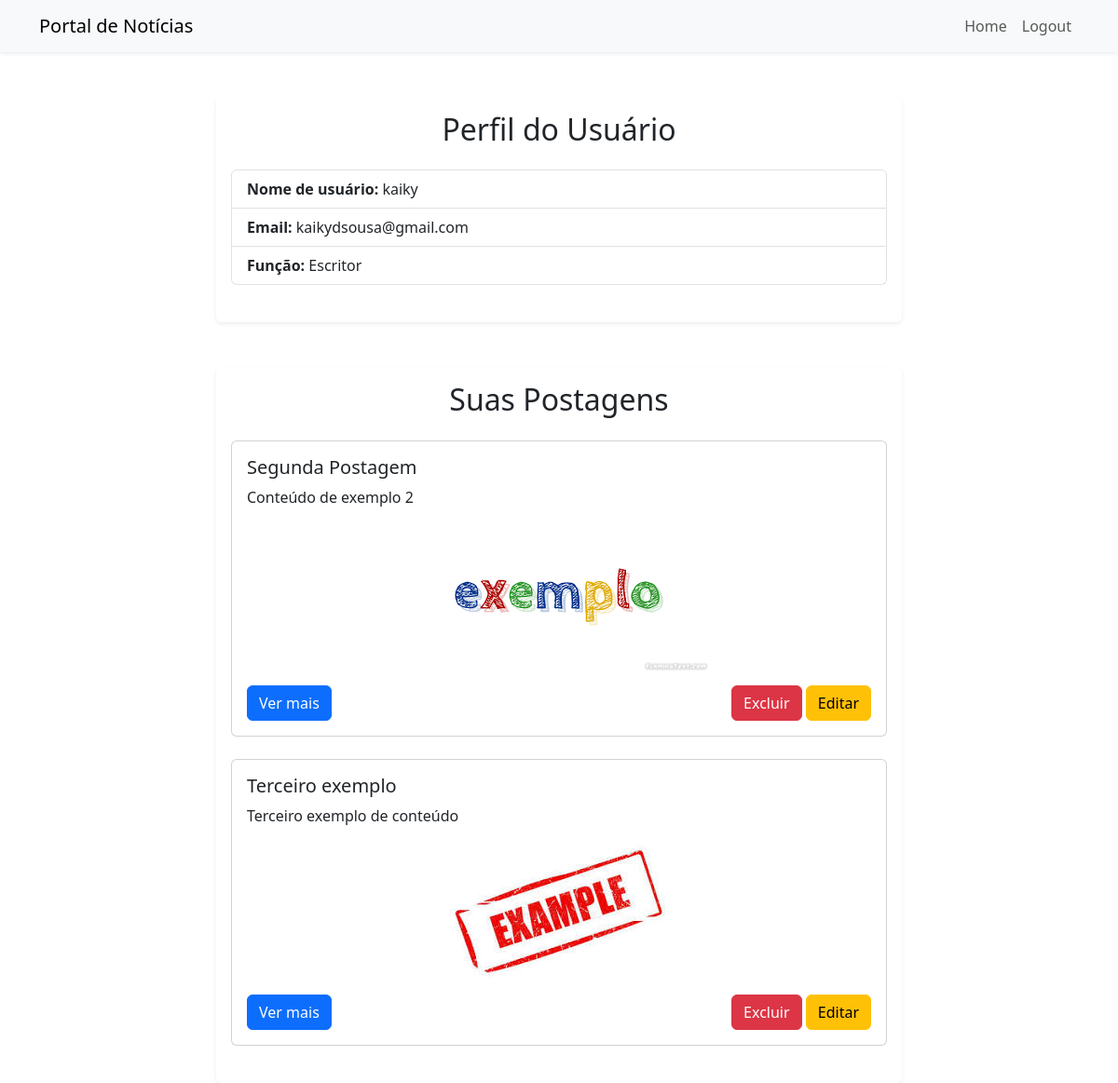
/profile/ (signed in), run on the app's committed database.
### home/models.py (models this page shows, shortened)
class CustomUser(AbstractUser):
    email = models.EmailField(unique=True, blank=False, null=False)
    LEITOR = "Leitor"
    ESCRITOR = "Escritor"
    LEITOR_OU_ESCRITOR = {
        LEITOR: "Leitor",
        ESCRITOR: "Escritor",
    }
    role = models.CharField(
        max_length=10, choices=LEITOR_OU_ESCRITOR.items(), default=LEITOR
    )

### postagem/models.py (models this page shows, shortened)
class Postagem(models.Model):
    tags = models.CharField(max_length=100)
    data = models.DateTimeField(auto_now_add=True)
    titulo = models.CharField(max_length=100)
    conteudo = models.TextField()
    imagem = models.ImageField(upload_to='imagens/%Y/%m/%d', null=True, blank=True )
    autor = models.ForeignKey('home.CustomUser', on_delete=models.CASCADE)
    publicada = models.BooleanField(default=False)

### home/views.py (the view)
# urls.py: path('profile/', profile_view, name='user_profile'),
def profile_view(request):
    posts_usuario = Postagem.objects.filter(autor=request.user)
    return render(request, 'profile.html', {'user':request.user, 'postagem':Postagem.objects.all(),'post_usuario':posts_usuario})

### templates/profile.html (shortened to what this page needs)
<!DOCTYPE html>
<html lang="en">
<head>
    <link href="https://cdn.jsdelivr.net/npm/bootstrap@5.3.0-alpha1/dist/css/bootstrap.min.css" rel="stylesheet">
</head>
<body>
<nav class="navbar navbar-expand-lg navbar-light bg-light shadow-sm">
    <div class="container">
        <a class="navbar-brand" href="#">Portal de Notícias</a>
        <div class="collapse navbar-collapse" id="navbarNav">
            <ul class="navbar-nav ms-auto">
                <li class="nav-item">
                    <a class="nav-link" href="{% url 'home' %}">Home</a>
                </li>
                <li class="nav-item">
                    <a class="nav-link" href="/logout">Logout</a>
                </li>
            </ul>
        </div>
    </div>
</nav>
<div class="container mt-5">
    <div class="row justify-content-center">
        <div class="col-lg-8">
            <div class="card shadow-sm border-0">
                <div class="card-body">
                    <h2 class="card-title text-center mb-4">Perfil do Usuário</h2>
                    <ul class="list-group mb-4">
                        <li class="list-group-item"><strong>Nome de usuário:</strong> {{ user.username }}</li>
                        <li class="list-group-item"><strong>Email:</strong> {{ user.email }}</li>
                        <li class="list-group-item"><strong>Função:</strong> {{ user.role }}</li>
                    </ul>
                </div>
            </div>
        </div>
    </div>
</div>
<div class="container mt-5">
    <div class="row justify-content-center">
        <div class="col-lg-8">
            <div class="card shadow-sm border-0">
                <div class="card-body">
                    <h2 class="card-title text-center mb-4">Suas Postagens</h2>
                    {% for postagem in post_usuario %}
                        <div class="card mb-4">
                            <div class="card-body">
                                <h5 class="card-title">{{ postagem.titulo }}</h5>
                                <p class="card-text">{{ postagem.conteudo }}</p>
                                {% if postagem.imagem %}
                                    <div class="mb-3 text-center">
                                        <img src="{{ postagem.imagem.url }}" alt="Imagem da postagem" class="img-fluid rounded">
                                    </div>
                                {% endif %}
                                <div class="d-flex justify-content-between">
                                    <a href="{% url 'post_detail' postagem.id %}" class="btn btn-primary">Ver mais</a>
                                    <div>
                                        <form action="{% url 'delete_post' postagem.id %}" method="POST" style="display:inline;">
                                            <button type="submit" class="btn btn-danger" onclick="return confirm('Tem certeza que deseja excluir esta postagem?')">Excluir</button>
                                        </form>
                                        <a href="{% url 'edit_post' postagem.id %}" class="btn btn-warning">Editar</a>
                                    </div>
                                </div>
                            </div>
                        </div>
                    {% endfor %}
                </div>
            </div>
        </div>
    </div>
</div>
</body>
</html>

### data on the page
CustomUser: username "kaiky", email "kaikydsousa@gmail.com", role "Escritor"
Postagem: titulo "Segunda Postagem", conteudo "Conteúdo de exemplo 2", imagem (picture)
Postagem: titulo "Terceiro exemplo", conteudo "Terceiro exemplo de conteúdo", imagem (picture)
